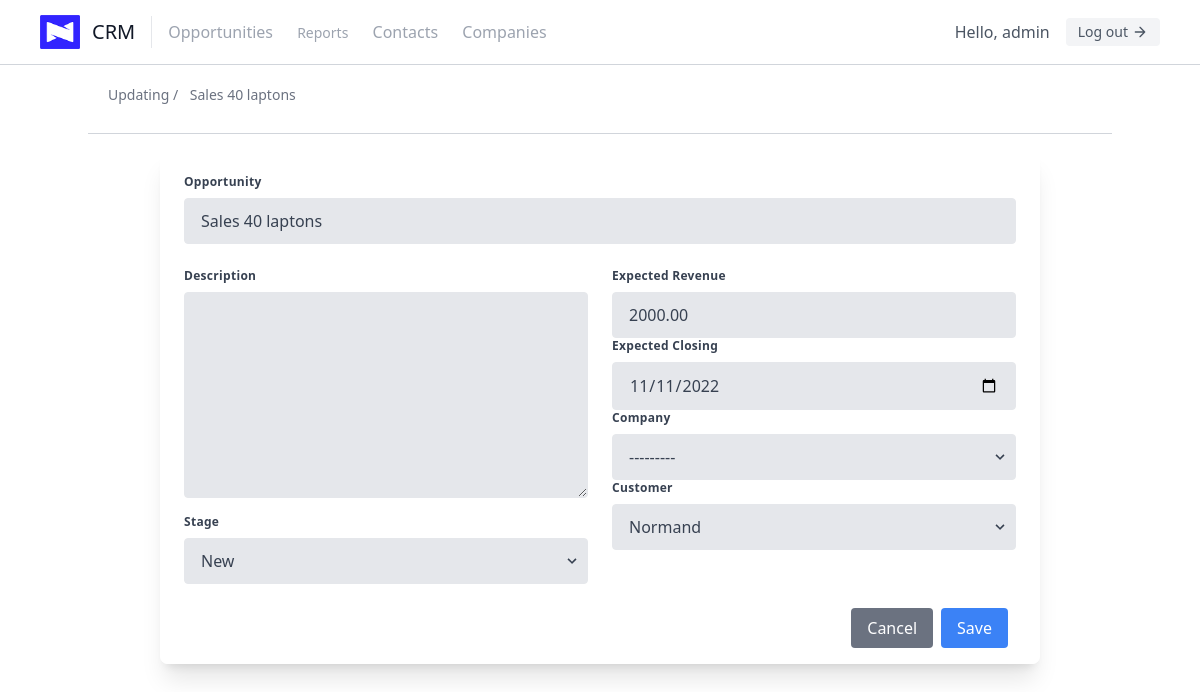
Screenshot of /crm/update/10/ (signed in) with the database file from the repository.
### crm/models.py (models this page shows, shortened)
class Lead(models.Model):
    name = models.CharField("Opportunity", max_length=255)
    expect_revenue = models.DecimalField("Expected Revenue", max_digits=10, decimal_places=2)
    date_deadline = models.DateField("Expected Closing")
    partner_id = models.ForeignKey(Partner, null=True, on_delete=models.SET_NULL)
    stage_id = models.ForeignKey(Stage, null=True, on_delete=models.SET_NULL)
    company_id = models.ForeignKey(Companies, null=True, on_delete=models.SET_NULL)
    create_date = models.DateTimeField(default=now, editable=False)
    description = models.TextField("Description", default='', blank=True)
    class Meta:
        constraints = [
            models.CheckConstraint(check=models.Q(expect_revenue__gte='0'), name='lead_expect_non_negative'),
        ]

### crm/views.py (the view)
# urls.py: path('update/<int:pk>/', opportunity_edit_view, name='lead-update'),
@login_required
def  opportunity_edit_view(request,pk):
    leads = Lead.objects.get(id=pk)
    if request.method == 'POST':
        formOpportunity = OpportunityModelForm(request.POST, instance=leads)
        if formOpportunity.is_valid():
            formOpportunity.save()
            return redirect('leads:kanban-opportunity')
    else:
        formOpportunity = OpportunityModelForm(instance=leads)
    context = {
        'formOpportunity': formOpportunity,
        'leads': leads
    }
    return render(request,'update_opportunity.html', context)

### crm/forms.py
class OpportunityModelForm(ModelForm):
    class Meta:
        model = Lead
        fields = ['name', 'expect_revenue', 'date_deadline', 'partner_id', 'stage_id', 'company_id', 'description']
        widgets = {
            'name': TextInput(attrs={"class": f"{custom_field}"}),
            'expect_revenue': NumberInput(attrs={"class": f"{custom_field}", "min": 0}),
            'date_deadline': NumberInput(attrs={'type': 'date',
                                                "class": f"{custom_field}"}),
            'partner_id': Select(attrs={"class": f"{custom_field}"}),
            'stage_id': Select(attrs={"class": f"{custom_field}"}),
            'company_id': Select(attrs={"class": f"{custom_field}"}),
            'description': Textarea(attrs={"class": f"{custom_field}", "rows": 9}),
        }

### contacts/models.py (called while the page is built)
    def __str__(self):
        return self.name

    def __str__(self):
        return self.full_name

### crm/models.py (called while the page is built)
    def __str__(self):
        return self.name

### crm/templates/update_opportunity.html (shortened to what this page needs)
{% include 'crm-base.html' %}
{% block content %}
<section class="text-gray-600 body-font">
    <div class="container mx-auto flex flex-wrap p-5 flex-col md:flex-row items-center border-b border-gray-300 mb-4">
        <a href="{% url 'crm:kanban-opportunity' %}" class="text-sm mb-2 text-gray-500 hover:text-indigo-500">Updating /<span class="text-gray-500 ml-2"> {{ leads.name }}</span>
        </a>
    </div>
    <div class="px-40">
        <div class=" bg-white rounded-lg text-left overflow-hidden shadow-xl  ">
            <div class="bg-white px-4 pt-5 pb-4 sm:p-6 sm:pb-4">
                <form class="w-full" method="POST">
                    <div class="flex flex-wrap -mx-3 mb-6">
                        <div class="w-full px-3">
                            <label class="block capitalize tracking-wide text-gray-700 text-xs font-bold mb-2"
                                   for="grid-password">
                                Opportunity
                            </label>
                            {{  formOpportunity.name }}
                        </div>
                    </div>
                    <div class="flex flex-wrap -mx-3 mb-6">
                        <div class="w-full md:w-1/2 px-3 mb-6 md:mb-0">
                            <label class="block capitalize tracking-wide text-gray-700 text-xs font-bold mb-2"
                                   for="grid-password">
                                Description
                            </label>
                            {{  formOpportunity.description }}
                            <label class="block capitalize tracking-wide text-gray-700 text-xs font-bold mb-2 mt-4"
                                   for="grid-state">
                                Stage
                            </label>
                            <div class="relative">
                                {{ formOpportunity.stage_id }}
                                <div class="pointer-events-none absolute inset-y-0 right-0 flex items-center px-2 text-gray-700">
                                </div>
                            </div>
                        </div>
                        <div class="w-full md:w-1/2 px-3 mb-6 md:mb-0">
                            <label class="block capitalize tracking-wide text-gray-700 text-xs font-bold mb-2"
                                   for="grid-first-name">
                              Expected Revenue
                            </label>
                             {{  formOpportunity.expect_revenue }}
                            <label class="block capitalize tracking-wide text-gray-700 text-xs font-bold mb-2"
                                   for="grid-last-name">Expected Closing
                            </label>
                            {{  formOpportunity.date_deadline }}
                            <label class="block capitalize tracking-wide text-gray-700 text-xs font-bold mb-2"
                                   for="grid-city">
                                Company
                            </label>
                            <div class="relative">
                                {{ formOpportunity.company_id }}
                                <div class="pointer-events-none absolute inset-y-0 right-0 flex items-center px-2 text-gray-700">
                                </div>
                            </div>
                            <label class="block capitalize tracking-wide text-gray-700 text-xs font-bold mb-2"
                                   for="grid-state">
                                Customer
                            </label>
                            <div class="relative">
                                {{ formOpportunity.partner_id }}
                                <div class="pointer-events-none absolute inset-y-0 right-0 flex items-center px-2 text-gray-700">
                                </div>
                            </div>
                        </div>
                    </div>
                    <div class="flex">
                         <a href="{% url 'leads:kanban-opportunity' %}" type="button" class="ml-auto py-2 px-4 bg-gray-500 text-white rounded hover:bg-gray-700 mr-2">Cancel
                    </a>
                    <button type="submit" class="py-2 px-4 bg-blue-500 text-white rounded hover:bg-blue-700 mr-2"> Save
                    </button>
                    </div>
                </form>
            </div>
        </div>
</div>
</section>
{% endblock content%}

### crm/templates/crm-header.html (shortened to what this page needs)
<header class="text-gray-600 body-font border-b border-gray-300">
  <div class="px-10 flex flex-wrap pt-3 pb-3 flex-row items-center">
    <a class="flex title-font font-medium items-center text-gray-900 mb-4 md:mb-0">
      {% load static %}
        <img  alt="Logo Company" class="w-20 h-20 lg:w-10  lg:h-10 object-contain object-center  inline-block " src="{% static 'isotipo.png' %}">
      <span class="ml-3 text-4xl lg:text-xl">CRM</span>
    </a>
    <nav class="mr-auto ml-4 py-1 pl-4 border-l border-gray-400flex flex-wrap items-center text-base justify-center">
      <a href="/crm/opportunities/kanban/" class="mr-5 text-gray-400 hover:text-indigo-600 cursor-pointer text-xl lg:text-base">Opportunities</a>
      <a href="/crm/reports/" class="mr-5 text-gray-400 hover:text-indigo-600 cursor-pointer text-xl lg:text-sm">Reports</a>
      <a href="{% url 'contacts:contact-list' %}" class="mr-5 text-gray-400 hover:text-indigo-600 cursor-pointer text-xl lg:text-base">Contacts</a>
      <a href="{% url 'contacts:company-list' %}" class="mr-5 text-gray-400 hover:text-indigo-600 cursor-pointer text-xl lg:text-base">Companies</a>
    </nav>
      {% if request.user.is_authenticated %}
        Hello, {{ request.user.username }}
          <a href="{% url 'logout' %}" class="inline-flex items-center bg-gray-100 border-0 py-1 px-3 focus:outline-none hover:bg-gray-200 rounded text-base mt-0 ml-4 text-xl lg:text-sm">Log out
          <svg fill="none" stroke="currentColor" stroke-linecap="round" stroke-linejoin="round" stroke-width="2" class="w-4 h-4 ml-1" viewBox="0 0 24 24">
            <path d="M5 12h14M12 5l7 7-7 7"></path>
          </svg>
        </a>
      {% endif %}
  </div>
</header>

### rows the page displays
Lead: name "Sales 40 laptons", stage_id "New", expect_revenue "2000.00", date_deadline "11/11/2022", company_id "---------", partner_id "Normand"

### other values shown
{{ request.user.username }} "admin"
